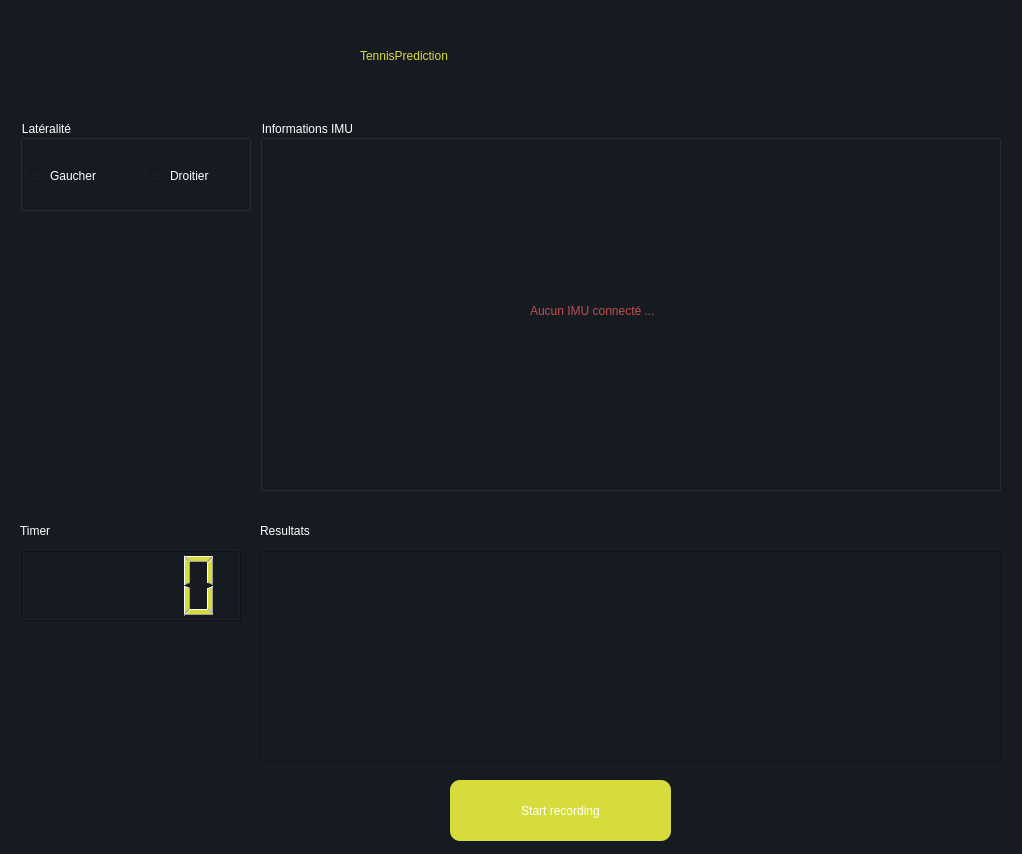
<?xml version="1.0" encoding="UTF-8"?>
<ui version="4.0">
 <class>mainWindow</class>
 <widget class="QWidget" name="mainWindow">
  <property name="geometry">
   <rect>
    <x>0</x>
    <y>0</y>
    <width>1022</width>
    <height>854</height>
   </rect>
  </property>
  <property name="minimumSize">
   <size>
    <width>1022</width>
    <height>854</height>
   </size>
  </property>
  <property name="maximumSize">
   <size>
    <width>1022</width>
    <height>854</height>
   </size>
  </property>
  <property name="windowTitle">
   <string>Form</string>
  </property>
  <property name="autoFillBackground">
   <bool>false</bool>
  </property>
  <property name="styleSheet">
   <string notr="true">background-color: rgb(22, 27, 34);</string>
  </property>
  <widget class="QPushButton" name="recordButton">
   <property name="geometry">
    <rect>
     <x>450</x>
     <y>780</y>
     <width>221</width>
     <height>61</height>
    </rect>
   </property>
   <property name="styleSheet">
    <string notr="true">background-color: rgb(213, 220, 60);
color: rgb(255, 255, 255);
font: 75 20pt &quot;Sharp Sans Display No2&quot;;
border-radius : 10px;</string>
   </property>
   <property name="text">
    <string>Start recording</string>
   </property>
  </widget>
  <widget class="QGroupBox" name="laterality">
   <property name="geometry">
    <rect>
     <x>20</x>
     <y>120</y>
     <width>231</width>
     <height>91</height>
    </rect>
   </property>
   <property name="styleSheet">
    <string notr="true">color: rgb(255, 255, 255);
font: 75 16pt &quot;Sharp Sans Display No2&quot;;</string>
   </property>
   <property name="title">
    <string>Latéralité</string>
   </property>
   <widget class="QRadioButton" name="rightHanded">
    <property name="geometry">
     <rect>
      <x>130</x>
      <y>30</y>
      <width>81</width>
      <height>51</height>
     </rect>
    </property>
    <property name="styleSheet">
     <string notr="true">font: 75 8pt &quot;Sharp Sans Display No2&quot;;
font: 75 14pt &quot;Sharp Sans Display No2&quot;;</string>
    </property>
    <property name="text">
     <string>Droitier</string>
    </property>
   </widget>
   <widget class="QRadioButton" name="leftHanded">
    <property name="geometry">
     <rect>
      <x>10</x>
      <y>30</y>
      <width>101</width>
      <height>51</height>
     </rect>
    </property>
    <property name="styleSheet">
     <string notr="true">font: 75 8pt &quot;Sharp Sans Display No2&quot;;
font: 75 14pt &quot;Sharp Sans Display No2&quot;;</string>
    </property>
    <property name="text">
     <string>Gaucher</string>
    </property>
   </widget>
  </widget>
  <widget class="QLabel" name="title">
   <property name="geometry">
    <rect>
     <x>360</x>
     <y>20</y>
     <width>361</width>
     <height>71</height>
    </rect>
   </property>
   <property name="styleSheet">
    <string notr="true">font: 75 36pt &quot;Sharp Sans Display No2&quot;;
color: rgb(213, 220, 60);</string>
   </property>
   <property name="text">
    <string>TennisPrediction</string>
   </property>
  </widget>
  <widget class="QGroupBox" name="IMUinformations">
   <property name="geometry">
    <rect>
     <x>260</x>
     <y>120</y>
     <width>741</width>
     <height>371</height>
    </rect>
   </property>
   <property name="toolTip">
    <string>&lt;!DOCTYPE HTML PUBLIC &quot;-//W3C//DTD HTML 4.0//EN&quot; &quot;http://www.w3.org/TR/REC-html40/strict.dtd&quot;&gt;
&lt;html&gt;&lt;head&gt;&lt;meta name=&quot;qrichtext&quot; content=&quot;1&quot; /&gt;&lt;style type=&quot;text/css&quot;&gt;
p, li { white-space: pre-wrap; }
&lt;/style&gt;&lt;/head&gt;&lt;body style=&quot; font-family:'Sharp Sans Display No2'; font-size:14pt; font-weight:72; font-style:normal;&quot;&gt;
&lt;p style=&quot; margin-top:12px; margin-bottom:12px; margin-left:0px; margin-right:0px; -qt-block-indent:0; text-indent:0px;&quot;&gt;&lt;span style=&quot; font-size:10pt; color:#aa0000;&quot;&gt;Informations générale sur l'IMU connecté&lt;/span&gt;&lt;/p&gt;&lt;/body&gt;&lt;/html&gt;</string>
   </property>
   <property name="styleSheet">
    <string notr="true">font: 75 14pt &quot;Sharp Sans Display No2&quot;;
color: rgb(255, 255, 255);</string>
   </property>
   <property name="title">
    <string>Informations IMU</string>
   </property>
   <widget class="QLabel" name="dot_img">
    <property name="geometry">
     <rect>
      <x>570</x>
      <y>20</y>
      <width>161</width>
      <height>201</height>
     </rect>
    </property>
    <property name="styleSheet">
     <string notr="true">image: url(:/got_image/dot_img2-removebg-preview.png);</string>
    </property>
    <property name="text">
     <string/>
    </property>
   </widget>
   <widget class="QLabel" name="connexion_statut">
    <property name="geometry">
     <rect>
      <x>270</x>
      <y>140</y>
      <width>201</width>
      <height>101</height>
     </rect>
    </property>
    <property name="styleSheet">
     <string notr="true">color: rgb(193, 78, 78);</string>
    </property>
    <property name="text">
     <string>Aucun IMU connecté ...</string>
    </property>
   </widget>
  </widget>
  <widget class="QLCDNumber" name="timer_ldc">
   <property name="geometry">
    <rect>
     <x>20</x>
     <y>550</y>
     <width>221</width>
     <height>71</height>
    </rect>
   </property>
   <property name="styleSheet">
    <string notr="true">color: rgb(213, 220, 60);
</string>
   </property>
   <property name="value" stdset="0">
    <double>0.000000000000000</double>
   </property>
  </widget>
  <widget class="QLabel" name="timer_label">
   <property name="geometry">
    <rect>
     <x>20</x>
     <y>520</y>
     <width>211</width>
     <height>21</height>
    </rect>
   </property>
   <property name="styleSheet">
    <string notr="true">color: rgb(255, 255, 255);
font: 75 20pt &quot;Sharp Sans Display No2&quot;;</string>
   </property>
   <property name="text">
    <string>Timer </string>
   </property>
  </widget>
  <widget class="QLabel" name="results_label">
   <property name="geometry">
    <rect>
     <x>260</x>
     <y>510</y>
     <width>211</width>
     <height>41</height>
    </rect>
   </property>
   <property name="styleSheet">
    <string notr="true">color: rgb(255, 255, 255);
font: 75 20pt &quot;Sharp Sans Display No2&quot;;</string>
   </property>
   <property name="text">
    <string>Resultats</string>
   </property>
  </widget>
  <widget class="QGraphicsView" name="results_graph">
   <property name="geometry">
    <rect>
     <x>260</x>
     <y>551</y>
     <width>741</width>
     <height>211</height>
    </rect>
   </property>
  </widget>
 </widget>
 <resources>
  <include location="image.qrc"/>
 </resources>
 <connections/>
</ui>
